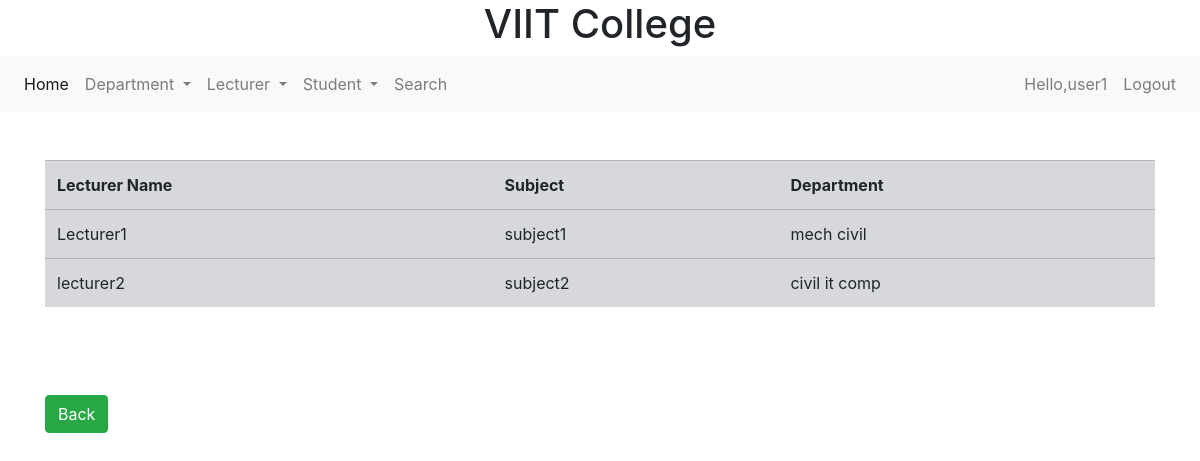
Screenshot of /InfoApp/dept_lect/7 (signed in) with the database file from the repository.
### InfoApp/models.py (models this page shows, shortened)
class Lecturer(models.Model):
    Lecturer_name = models.CharField(max_length=30)
    Lecturer_subject=models.CharField(max_length=30)
    dept_name = models.ManyToManyField(Department)
    '''
    def multiple_dept_of_lectuer(self):
        return ",".join([str(x) for x in self.department.all()])

    '''

class Department(models.Model):
    dept_name = models.CharField(max_length=50)
    def __str__(self):
        return self.dept_name

### InfoApp/views.py (the view)
# urls.py: path('dept_lect/<int:id>', dept_lect, name='dept_lect'),
@login_required(login_url='login')
def dept_lect(request, id):
    department = Department.objects.get(id=id)
    all_lecturers = Lecturer.objects.filter(dept_name=department)
    template_name = 'InfoApp/departmentLecturer.html'
    context = {'all_lecturers': all_lecturers}
    return render(request, template_name, context)

### templates/InfoApp/departmentLecturer.html
{% extends 'InfoApp/home.html' %}
{% block block2 %}
<div class="container">
    <br>
    <br>
    <table class="table table-secondary">
        <tr>
            <th>Lecturer Name</th>
            <th>Subject</th>
            <th>Department</th>
        </tr>
        {% for lect in all_lecturers %}
        <tr>
            <td>{{lect.Lecturer_name}}</td>
            <td>{{lect.Lecturer_subject}}</td>
            <td>{% for j in lect.dept_name.all %}
                    {{j}}
                {% endfor %}</td>
        </tr>
        {% endfor %}
    </table>
    <br>
    <br>
    <br>
    <a href="{% url 'deparmentsList' %}">
    <input type="submit" value="Back" class="btn btn-success">
    </a>
</div>
{% endblock %}

### templates/InfoApp/home.html (shortened to what this page needs)
<!DOCTYPE html>
<html lang="en">
<head>
<link rel="stylesheet" href="https://cdn.jsdelivr.net/npm/bootstrap@4.6.0/dist/css/bootstrap.min.css">    <title>Title</title>
</head>
<body>
<header>
    <h1 style="text-align:center">VIIT College </h1>
</header>
<nav class="navbar navbar-expand-lg navbar-light bg-light">
  <div class="collapse navbar-collapse" id="navbarNavDropdown">
    <ul class="navbar-nav">
      <li class="nav-item active">
        <a class="nav-link" href="{% url 'home' %}">Home <span class="sr-only">(current)</span></a>
      </li>
      <li class="nav-item dropdown">
        <a class="nav-link dropdown-toggle" href="#" id="dept" role="button" data-toggle="dropdown" aria-haspopup="true" aria-expanded="false">
          Department
        </a>
      </li>
        <li class="nav-item dropdown">
        <a class="nav-link dropdown-toggle" href="#" id="lect" role="button" data-toggle="dropdown" aria-haspopup="true" aria-expanded="false">
          Lecturer
        </a>
      </li>
        <li class="nav-item dropdown">
        <a class="nav-link dropdown-toggle" href="#" id="stud" role="button" data-toggle="dropdown" aria-haspopup="true" aria-expanded="false">
          Student
        </a>
      </li>
      <li>
        <span style="float:right">
        <a class="nav-link" href="{% url 'search' %}">Search <span class="sr-only">(current)</span></a>
        </span>
      </li>
         </ul>
       <div class="navbar-collapse collapse w-100 order-3 dual-collapse2">
        <ul class="navbar-nav ml-auto">
            {% if user.is_authenticated %}
            <li class="nav-item">
                <a class="nav-link" >Hello,{{user.username}}</a>
            </li>
            <li class="nav-item">
                <a class="nav-link" href="{% url 'logout' %}">Logout</a>
            </li>
            {% else %}
            <li class="nav-item">
                <a class="nav-link" href="{% url 'reg'%}">Register</a>
            </li>
            {% endif %}
         </ul>
    </div>
  </div>
</nav>
{% block block2 %}
{% endblock %}
</body>
</html>

### rows the page displays
Lecturer: Lecturer_name "Lecturer1", Lecturer_subject "subject1"
Department: dept_name "mech"
Department: dept_name "civil"
Lecturer: Lecturer_name "lecturer2", Lecturer_subject "subject2"
Department: dept_name "it"
Department: dept_name "comp"

### other values shown
{{ user.username }} "user1"
